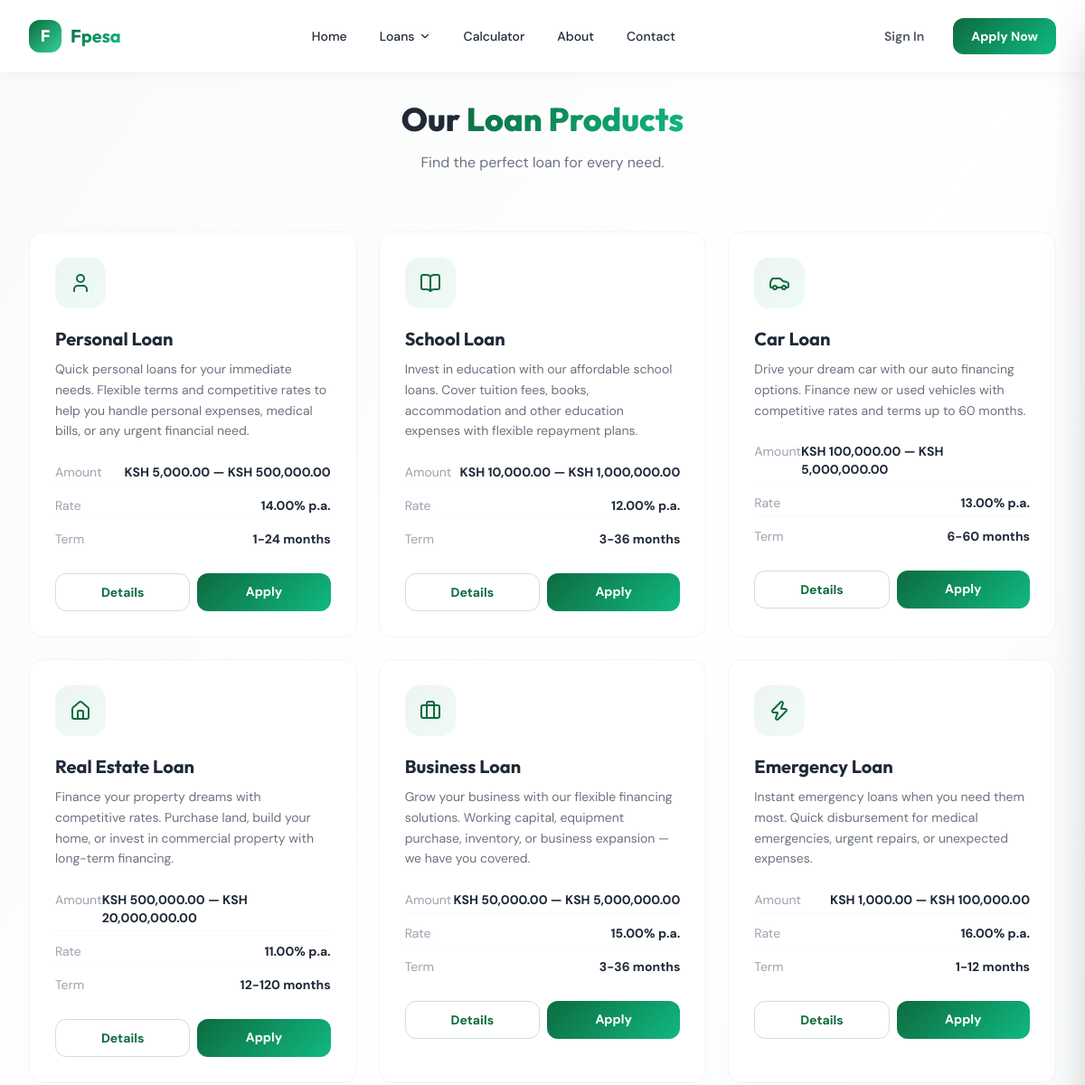
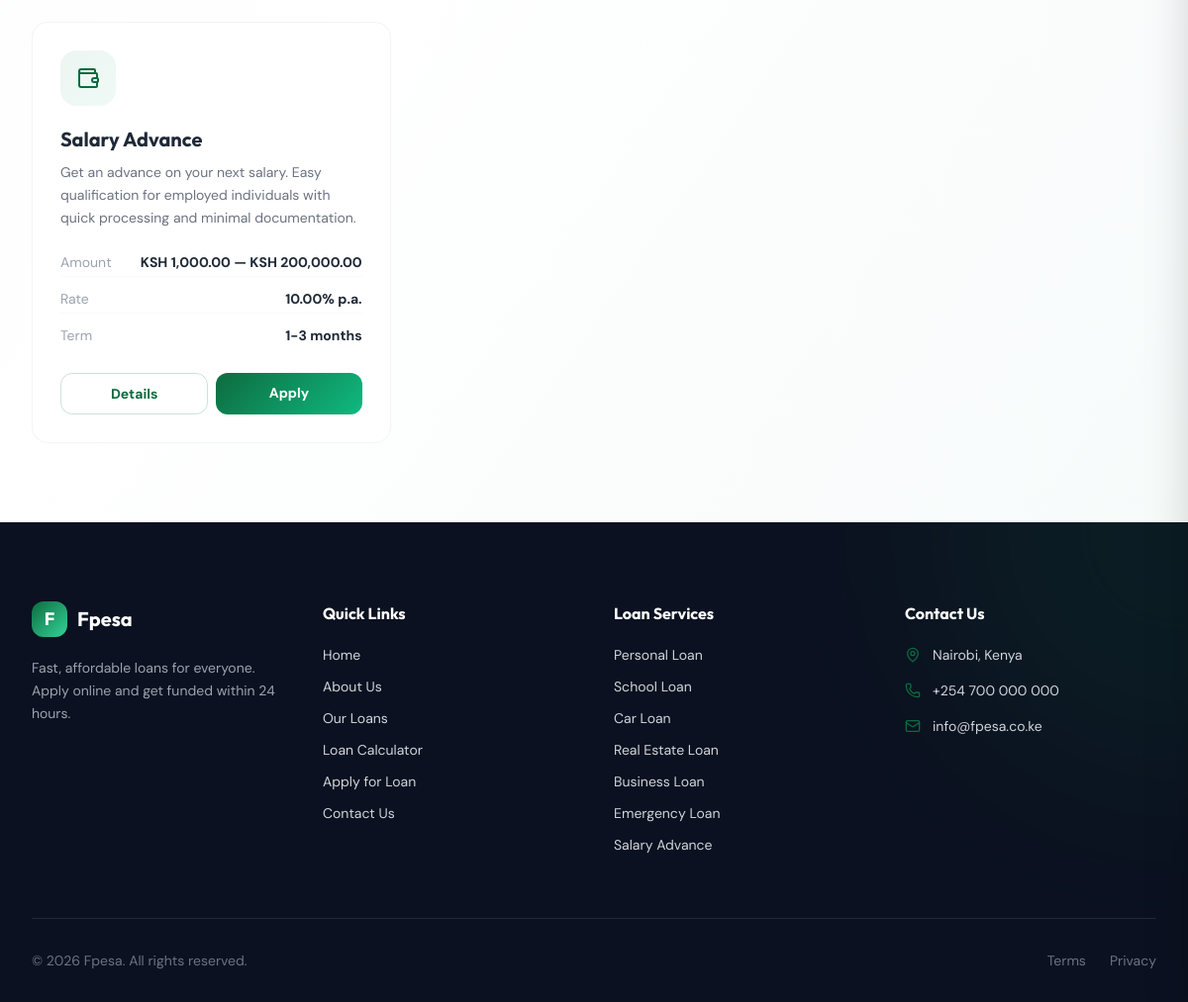
The app's page /pages/loans.php with its own data (2 pictures, top to bottom).
### tables this page shows
CREATE TABLE IF NOT EXISTS `loan_types` (
  `id` INT UNSIGNED AUTO_INCREMENT PRIMARY KEY,
  `name` VARCHAR(100) NOT NULL,
  `slug` VARCHAR(100) NOT NULL UNIQUE,
  `description` TEXT DEFAULT NULL,
  `icon` VARCHAR(50) DEFAULT 'briefcase',
  `min_amount` DECIMAL(12,2) DEFAULT 1000,
  `max_amount` DECIMAL(12,2) DEFAULT 1000000,
  `interest_rate` DECIMAL(5,2) DEFAULT 12.00,
  `min_term` INT DEFAULT 1,
  `max_term` INT DEFAULT 36,
  `required_documents` TEXT DEFAULT NULL,
  `is_active` TINYINT(1) DEFAULT 1,
  `sort_order` INT DEFAULT 0,
  `created_at` DATETIME DEFAULT CURRENT_TIMESTAMP,
  `updated_at` DATETIME DEFAULT CURRENT_TIMESTAMP ON UPDATE CURRENT_TIMESTAMP
);

### config/helpers.php (called while the page is built, shortened)
<?php
function get_all_settings(): array {
    static $cache = null;
    if ($cache !== null) return $cache;
    try {
        $db = Database::connect();
        $rows = $db->query("SELECT setting_key, setting_value FROM settings")->fetchAll();
        $cache = [];
        foreach ($rows as $r) $cache[$r['setting_key']] = $r['setting_value'];
    } catch (Exception $e) {
        $cache = [];
    }
    return $cache;
}
function get_setting(string $key, string $default = ''): string {
    $s = get_all_settings();
    return $s[$key] ?? $default;
}
function site_name(): string { return get_setting('site_name', 'Fpesa'); }
function primary_color(): string { return get_setting('primary_color', '#0D6B3F'); }
function is_logged_in(): bool { return !empty($_SESSION['user_id']); }
function e(string $s): string {
    return htmlspecialchars(trim($s), ENT_QUOTES, 'UTF-8');
}
function fmt_money(float $n): string {
    return 'KSH ' . number_format($n, 2);
}

### pages/loans.php (the view)
<?php
require_once __DIR__.'/../config/helpers.php';$page_title='Our Loan Services';$page_description='Explore our loan products.';
require_once __DIR__.'/../includes/header.php';require_once __DIR__.'/../includes/navbar.php';
$db=Database::connect();$types=$db->query("SELECT * FROM loan_types WHERE is_active=1 ORDER BY sort_order")->fetchAll();
?>
<section class="pt-28 pb-20 bg-gradient-to-br from-gray-50 via-white to-emerald-50/20">
<div class="max-w-7xl mx-auto px-4 sm:px-6 lg:px-8">
  <div class="text-center mb-16" data-aos="fade-up"><h1 class="text-3xl sm:text-4xl font-extrabold mb-4 font-heading">Our <span class="grad-text">Loan Products</span></h1><p class="text-gray-500 max-w-xl mx-auto">Find the perfect loan for every need.</p></div>
  <div class="grid sm:grid-cols-2 lg:grid-cols-3 gap-6"><?php foreach($types as $i=>$lt):?>
  <div class="card-lift bg-white rounded-2xl border border-gray-100 p-7" data-aos="fade-up" data-aos-delay="<?=$i*80?>">
    <div class="icon-box w-14 h-14 rounded-2xl flex items-center justify-center mb-5 text-primary"><i data-lucide="<?=$lt['icon']?>" class="w-6 h-6"></i></div>
    <h3 class="font-bold text-xl mb-2 font-heading"><?=e($lt['name'])?></h3>
    <p class="text-sm text-gray-500 leading-relaxed mb-5"><?=e($lt['description'])?></p>
    <div class="space-y-2 text-sm mb-6">
      <div class="flex justify-between py-1 border-b border-gray-50"><span class="text-gray-400">Amount</span><span class="font-bold"><?=fmt_money($lt['min_amount'])?> — <?=fmt_money($lt['max_amount'])?></span></div>
      <div class="flex justify-between py-1 border-b border-gray-50"><span class="text-gray-400">Rate</span><span class="font-bold"><?=$lt['interest_rate']?>% p.a.</span></div>
      <div class="flex justify-between py-1"><span class="text-gray-400">Term</span><span class="font-bold"><?=$lt['min_term']?>-<?=$lt['max_term']?> months</span></div>
    </div>
    <div class="flex gap-2">
      <a href="/pages/loan-details.php?slug=<?=$lt['slug']?>" class="flex-1 text-center py-2.5 rounded-xl border border-primary/20 text-primary text-sm font-bold hover:bg-primary/5 transition">Details</a>
      <a href="/pages/apply-loan.php?type=<?=$lt['slug']?>" class="flex-1 text-center btn-primary py-2.5 rounded-xl text-sm font-bold">Apply</a>
    </div>
  </div><?php endforeach;?></div>
</div></section>
<?php require_once __DIR__.'/../includes/footer.php';?>

### includes/header.php (shortened to what this page needs)
<?php
$_pc = primary_color();
?>
<!DOCTYPE html>
<html lang="en" class="scroll-smooth">
<head>
    <script src="https://cdn.tailwindcss.com"></script>
    <link rel="stylesheet" href="https://unpkg.com/aos@2.3.4/dist/aos.css">
</head>
<body class="bg-gray-50 text-gray-800 antialiased min-h-screen">

### includes/navbar.php (shortened to what this page needs)
<?php
$_sn = site_name();
$_logo = get_setting('logo','');
$_cur = basename($_SERVER['SCRIPT_NAME']);
$_isHome = ($_cur === 'index.php' && dirname($_SERVER['SCRIPT_NAME']) === '/') || $_cur === 'index.php' && strpos($_SERVER['REQUEST_URI'],'?') === false && $_SERVER['REQUEST_URI'] === '/';
?>
<nav id="topNav" class="fixed top-0 left-0 right-0 z-50 transition-all duration-300 <?= $_isHome ? '' : 'nav-solid' ?>">
  <div class="max-w-7xl mx-auto px-4 sm:px-6 lg:px-8">
    <div class="flex items-center justify-between h-16 lg:h-20">
      <a href="/" class="flex items-center gap-2.5 flex-shrink-0">
        <?php if ($_logo): ?>
          <img src="/uploads/logos/<?= e($_logo) ?>" alt="<?= e($_sn) ?>" class="h-9">
        <?php else: ?>
          <div class="w-9 h-9 rounded-xl bg-gradient-to-br from-primary to-emerald-400 flex items-center justify-center shadow-sm">
            <span class="text-white font-bold text-lg font-heading">F</span>
          </div>
          <span class="text-xl font-bold font-heading"><span class="grad-text"><?= e($_sn) ?></span></span>
        <?php endif; ?>
      </a>
      <div class="hidden lg:flex items-center gap-1">
        <a href="/" class="px-4 py-2 rounded-lg text-sm font-medium hover:bg-primary/5 hover:text-primary transition">Home</a>
        <div class="relative group">
          <button class="px-4 py-2 rounded-lg text-sm font-medium hover:bg-primary/5 hover:text-primary transition inline-flex items-center gap-1">
            Loans <i data-lucide="chevron-down" class="w-3.5 h-3.5 transition-transform group-hover:rotate-180"></i>
          </button>
        </div>
        <a href="/pages/loan-calculator.php" class="px-4 py-2 rounded-lg text-sm font-medium hover:bg-primary/5 hover:text-primary transition">Calculator</a>
        <a href="/pages/about.php" class="px-4 py-2 rounded-lg text-sm font-medium hover:bg-primary/5 hover:text-primary transition">About</a>
        <a href="/pages/contact.php" class="px-4 py-2 rounded-lg text-sm font-medium hover:bg-primary/5 hover:text-primary transition">Contact</a>
      </div>
      <div class="hidden lg:flex items-center gap-3">
        <?php if (is_logged_in()): ?>
          <a href="/user/dashboard.php" class="btn-outline px-5 py-2.5 rounded-xl text-sm font-bold">Dashboard</a>
        <?php else: ?>
          <a href="/auth/login.php" class="px-5 py-2.5 rounded-xl text-sm font-semibold text-gray-600 hover:text-primary transition">Sign In</a>
          <a href="/pages/apply-loan.php" class="btn-primary px-5 py-2.5 rounded-xl text-sm font-bold shadow-sm">Apply Now</a>
        <?php endif; ?>
      </div>
    </div>
  </div>
</nav>

### includes/footer.php (shortened to what this page needs)
<?php
$_sn = site_name();
$_email = get_setting('contact_email','info@fpesa.co.ke');
$_phone = get_setting('contact_phone','+254 700 000 000');
$_addr = get_setting('contact_address','Nairobi, Kenya');
$_ltypes2 = [];
try { $_db2 = Database::connect(); $_ltypes2 = $_db2->query("SELECT name, slug FROM loan_types WHERE is_active=1 ORDER BY sort_order LIMIT 7")->fetchAll(); } catch(Exception $e) {}
?>
<footer class="relative bg-dark text-gray-300 overflow-hidden">
  <div class="blob w-[500px] h-[500px] bg-primary -top-60 -right-60"></div>
  <div class="max-w-7xl mx-auto px-4 sm:px-6 lg:px-8 pt-20 pb-8 relative z-10">
    <div class="grid grid-cols-1 md:grid-cols-2 lg:grid-cols-4 gap-10 mb-16">
      <div>
        <div class="flex items-center gap-2.5 mb-5">
          <div class="w-9 h-9 rounded-xl bg-gradient-to-br from-primary to-emerald-400 flex items-center justify-center">
            <span class="text-white font-bold text-lg font-heading">F</span>
          </div>
          <span class="text-xl font-bold text-white font-heading"><?= e($_sn) ?></span>
        </div>
        <p class="text-sm leading-relaxed text-gray-400 mb-6"><?= e(get_setting('site_description','Fast, affordable loans for everyone.')) ?></p>
      </div>
      <div>
        <h4 class="text-white font-bold mb-5 font-heading">Quick Links</h4>
        <ul class="space-y-3 text-sm">
          <li><a href="/" class="hover:text-primary transition">Home</a></li>
          <li><a href="/pages/about.php" class="hover:text-primary transition">About Us</a></li>
          <li><a href="/pages/loans.php" class="hover:text-primary transition">Our Loans</a></li>
          <li><a href="/pages/loan-calculator.php" class="hover:text-primary transition">Loan Calculator</a></li>
          <li><a href="/pages/apply-loan.php" class="hover:text-primary transition">Apply for Loan</a></li>
          <li><a href="/pages/contact.php" class="hover:text-primary transition">Contact Us</a></li>
        </ul>
      </div>
      <div>
        <h4 class="text-white font-bold mb-5 font-heading">Loan Services</h4>
        <ul class="space-y-3 text-sm">
          <?php foreach($_ltypes2 as $_lt2): ?>
          <li><a href="/pages/loan-details.php?slug=<?= $_lt2['slug'] ?>" class="hover:text-primary transition"><?= e($_lt2['name']) ?></a></li>
          <?php endforeach; ?>
        </ul>
      </div>
      <div>
        <h4 class="text-white font-bold mb-5 font-heading">Contact Us</h4>
        <ul class="space-y-4 text-sm">
          <li class="flex items-start gap-3"><i data-lucide="map-pin" class="w-4 h-4 mt-0.5 text-primary flex-shrink-0"></i><?= e($_addr) ?></li>
          <li class="flex items-center gap-3"><i data-lucide="phone" class="w-4 h-4 text-primary flex-shrink-0"></i><a href="tel:<?= e($_phone) ?>" class="hover:text-primary transition"><?= e($_phone) ?></a></li>
          <li class="flex items-center gap-3"><i data-lucide="mail" class="w-4 h-4 text-primary flex-shrink-0"></i><a href="mailto:<?= e($_email) ?>" class="hover:text-primary transition"><?= e($_email) ?></a></li>
        </ul>
      </div>
    </div>
    <div class="border-t border-white/10 pt-8 flex flex-col sm:flex-row items-center justify-between gap-4 text-sm text-gray-500">
      <p>&copy; <?= date('Y') ?> <?= e($_sn) ?>. All rights reserved.</p>
      <div class="flex gap-6">
        <a href="/pages/terms.php" class="hover:text-primary transition">Terms</a>
        <a href="/pages/privacy.php" class="hover:text-primary transition">Privacy</a>
      </div>
    </div>
  </div>
</footer>
</body>
</html>

### records on screen
loan_types: name "Personal Loan", description "Quick personal loans for your immediate needs. Flexible terms and competitive rates to help you handle personal expenses, medical bills, or any urgent financial need.", min_amount "KSH 5,000.00", max_amount "KSH 500,000.00", interest_rate "14.00", min_term "1", max_term "24"
loan_types: name "School Loan", description "Invest in education with our affordable school loans. Cover tuition fees, books, accommodation and other education expenses with flexible repayment plans.", min_amount "KSH 10,000.00", max_amount "KSH 1,000,000.00", interest_rate "12.00", min_term "3", max_term "36"
loan_types: name "Car Loan", description "Drive your dream car with our auto financing options. Finance new or used vehicles with competitive rates and terms up to 60 months.", min_amount "KSH 100,000.00", max_amount "KSH 5,000,000.00", interest_rate "13.00", min_term "6", max_term "60"
loan_types: name "Real Estate Loan", description "Finance your property dreams with competitive rates. Purchase land, build your home, or invest in commercial property with long-term financing.", min_amount "KSH 500,000.00", max_amount "KSH 20,000,000.00", interest_rate "11.00", min_term "12", max_term "120"
loan_types: name "Business Loan", description "Grow your business with our flexible financing solutions. Working capital, equipment purchase, inventory, or business expansion — we have you covered.", min_amount "KSH 50,000.00", max_amount "KSH 5,000,000.00", interest_rate "15.00", min_term "3", max_term "36"
loan_types: name "Emergency Loan", description "Instant emergency loans when you need them most. Quick disbursement for medical emergencies, urgent repairs, or unexpected expenses.", min_amount "KSH 1,000.00", max_amount "KSH 100,000.00", interest_rate "16.00", min_term "1", max_term "12"
loan_types: name "Salary Advance", description "Get an advance on your next salary. Easy qualification for employed individuals with quick processing and minimal documentation.", min_amount "KSH 1,000.00", max_amount "KSH 200,000.00", interest_rate "10.00", min_term "1", max_term "3"

### other values on screen
$_sn "Fpesa"
get_setting('site_description','Fast, affordable loans for everyone.') "Fast, affordable loans for everyone. Apply online and get funded within 24 hours."
$_addr "Nairobi, Kenya"
$_phone "+254 700 000 000"
$_email "info@fpesa.co.ke"
